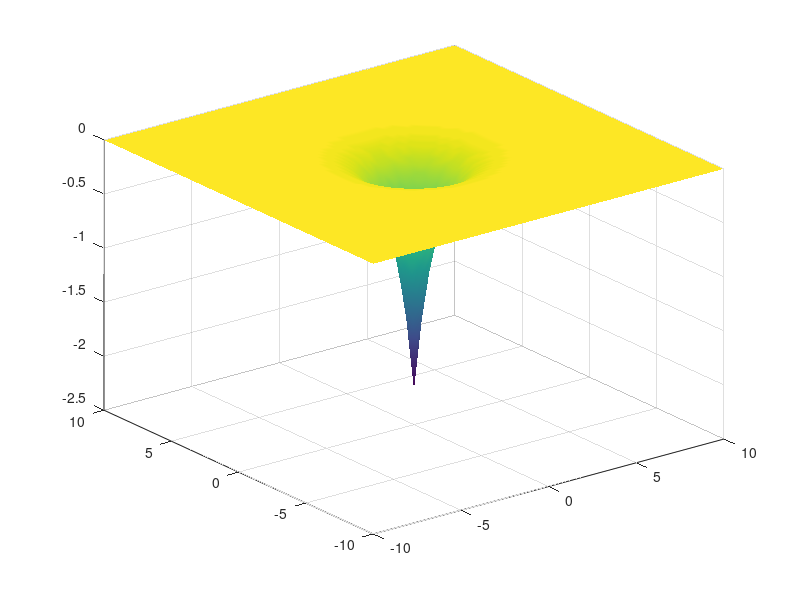

Here is the MATLAB script that generated this plot:

function a = plt()
a.variabel = {'x1', 'x2'};
a.batasan = {[-10; 10], [-10; 10]};
a.fungsi = @(x1,x2)(-((sin(x1)*cos(x2)) + ((4/5)*(exp(1-sqrt((x1.^2)+(x2.^2)))))));
figure('Name','Surface Plot Fungsi - 1301164712','NumberTitle','off');
[x, y] = meshgrid(-10:0.25:10);
surf(x,y, a.fungsi(x,y), 'FaceColor', 'interp', 'EdgeColor','none')
end